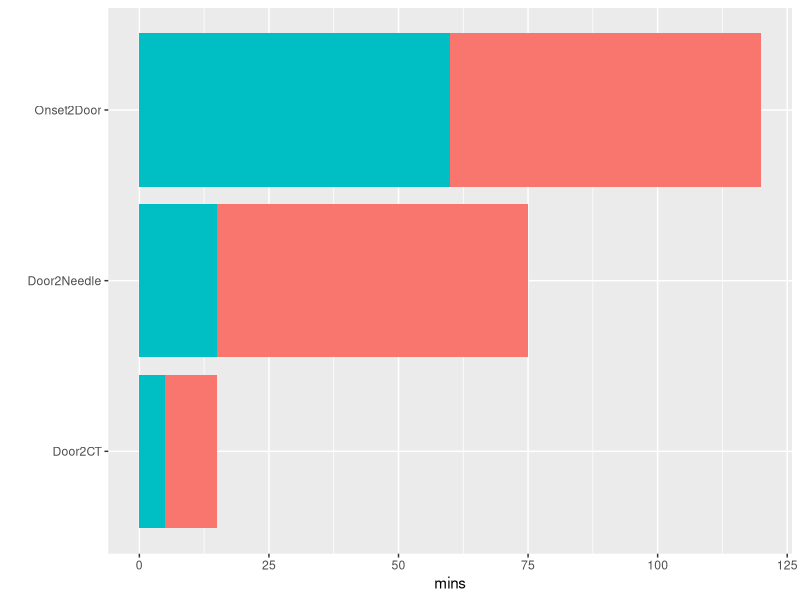

Write the R code that produced this figure.
library(dplyr)
library(reshape2)
library(ggplot2)

x=data.frame(
  kpi=c("Onset2Door","Door2CT","Door2Needle"),
  mins=c(120,15,75),
  target=c(60,10,60)
)

x = x %>% 
  mutate(intarget=pmin(mins,target)) %>% 
  mutate(outtarget = mins-intarget) %>% 
  select(intarget, outtarget, kpi) %>% 
  melt("kpi")

  ggplot(x, aes(kpi, value, fill=variable)) + 
    geom_col(show.legend=F) +
    xlab("") + ylab("mins") + coord_flip()
    
